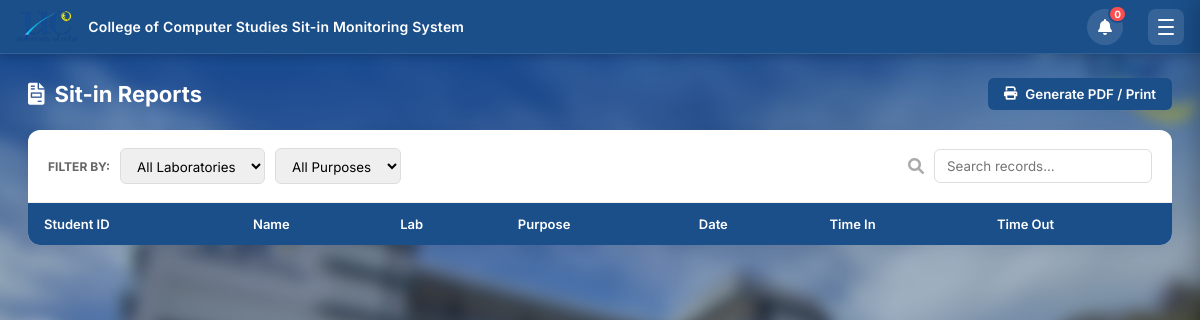
The app's page /reports (signed in), older data.
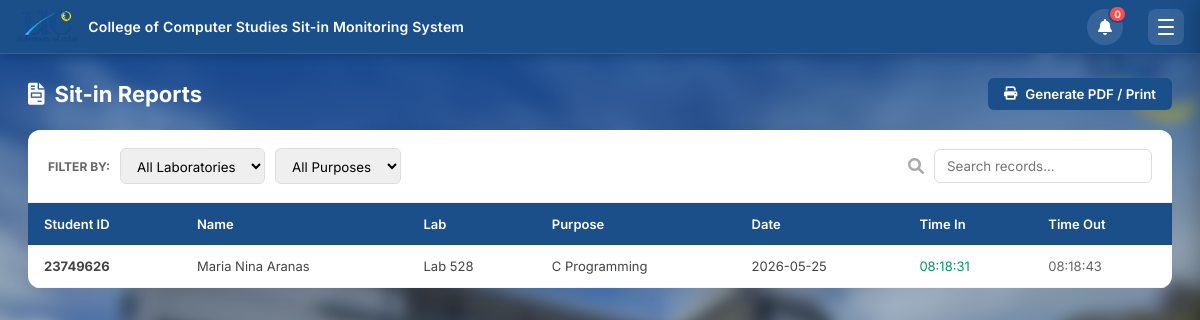
The same page, newer data.
### tables this page shows
CREATE TABLE sitin_records (
            id INTEGER PRIMARY KEY AUTOINCREMENT,
            id_number TEXT NOT NULL,
            purpose TEXT,
            lab TEXT,
            pc_number INTEGER,
            time_in DATETIME DEFAULT CURRENT_TIMESTAMP,
            time_out DATETIME,
            status TEXT DEFAULT 'Active',
            feedback TEXT DEFAULT ''
        );

CREATE TABLE users (
            id INTEGER PRIMARY KEY AUTOINCREMENT,
            id_number TEXT UNIQUE NOT NULL,
            lastname TEXT NOT NULL,
            firstname TEXT NOT NULL,
            middlename TEXT,
            course_level TEXT,
            password TEXT NOT NULL,
            email TEXT,
            course TEXT,
            address TEXT,
            role TEXT DEFAULT 'student',
            remaining_sessions INTEGER DEFAULT 30,
            profile_pic TEXT DEFAULT 'default_profile.png'
        );

### app.py (the view)
@app.route('/reports')
def reports():
    if 'user_id' not in session or session.get('role') != 'admin':
        return redirect(url_for('home'))
    conn = get_db_connection()
    cur  = conn.cursor()
    start_date     = request.args.get('start_date', '')
    end_date       = request.args.get('end_date', '')
    lab_filter     = request.args.get('lab', '')
    purpose_filter = request.args.get('purpose', '')
    if USE_PG:
        query  = "SELECT s.*, u.firstname, u.lastname, u.course FROM sitin_records s JOIN users u ON s.id_number = u.id_number WHERE 1=1"
        date_cast_start = "DATE(s.time_in) >= %s::DATE"
        date_cast_end   = "DATE(s.time_in) <= %s::DATE"
    else:
        query  = "SELECT s.*, u.firstname, u.lastname, u.course FROM sitin_records s JOIN users u ON s.id_number = u.id_number WHERE 1=1"
        date_cast_start = "date(s.time_in) >= date(?)"
        date_cast_end   = "date(s.time_in) <= date(?)"
    params = []
    if start_date:
        query += f" AND {date_cast_start}"; params.append(start_date)
    if end_date:
        query += f" AND {date_cast_end}";   params.append(end_date)
    if lab_filter:
        query += f" AND s.lab = {PH}";      params.append(lab_filter)
    if purpose_filter:
        query += f" AND s.purpose = {PH}";  params.append(purpose_filter)
    query += " ORDER BY s.time_in DESC"
    cur.execute(query, params)
    records = cur.fetchall()
    cur.execute("SELECT DISTINCT lab FROM sitin_records WHERE lab IS NOT NULL"); labs     = cur.fetchall()
    cur.execute("SELECT DISTINCT purpose FROM sitin_records WHERE purpose IS NOT NULL"); purposes = cur.fetchall()
    conn.close()
    return render_template('reports.html', records=records, labs=labs, purposes=purposes,
        start_date=start_date, end_date=end_date, lab_filter=lab_filter, purpose_filter=purpose_filter)

### app.py (called while the page is built)
def get_db_connection():
    if USE_PG:
        conn = psycopg2.connect(DATABASE_URL, cursor_factory=psycopg2.extras.RealDictCursor)
        conn.autocommit = False
        return conn
    else:
        conn = sqlite3.connect(DB_PATH)
        conn.row_factory = sqlite3.Row
        return conn

@app.context_processor
def inject_navbar_title():
    def get_navbar_title():
        return "College of Computer Studies Sit-in Monitoring System"
    return dict(get_navbar_title=get_navbar_title)

### templates/reports.html (shortened to what this page needs)
<!DOCTYPE html>
<html lang="en">
<head>
    <link rel="stylesheet" href="{{ url_for('static', filename='style.css') }}">
    <link rel="stylesheet" href="{{ url_for('static', filename='admin.css') }}">
    <link rel="stylesheet" href="https://cdnjs.cloudflare.com/ajax/libs/font-awesome/6.0.0/css/all.min.css">
</head>
<body class="admin-page">
    <nav class="navbar">
        <div class="nav-left">
            <img src="{{ url_for('static', filename='images/uclogonav.png') }}" alt="UC Logo">
            <span class="nav-brand">{{ get_navbar_title() }}</span>
        </div>
        <div class="nav-right">
            <div class="notif-wrapper" id="notifWrapper">
                <button class="notif-bell-btn" id="notifBellBtn" onclick="toggleNotifDropdown(event)" title="Notifications">
                    <i class="fas fa-bell"></i>
                    <span class="notif-badge" id="notifBadge" style="display:none;">0</span>
                </button>
            </div>
            <button class="hamburger-btn" id="hamburgerBtn" onclick="toggleSidebar()">
                <span></span><span></span><span></span>
            </button>
        </div>
    </nav>
    <div class="page-wrapper">
        <div class="page-header">
            <h1 class="page-title"><i class="fas fa-file-invoice"></i> Sit-in Reports</h1>
            <button class="btn-print" onclick="window.print()"><i class="fas fa-print"></i> Generate PDF / Print</button>
        </div>
        <div class="report-card">
            <div class="report-toolbar">
                <div class="filter-group">
                    <label style="font-size:12px; font-weight:700; color:#666;">FILTER BY:</label>
                    <select id="filterLab" onchange="filterReports()">
                        <option value="">All Laboratories</option>
                    </select>
                    <select id="filterPurpose" onchange="filterReports()">
                        <option value="">All Purposes</option>
                    </select>
                </div>
                <div class="filter-group">
                    <i class="fas fa-search" style="color:#aaa;"></i>
                    <input type="text" id="searchReport" onkeyup="filterReports()" placeholder="Search records...">
                </div>
            </div>
            <div style="overflow-x: auto;">
                <table class="modern-table">
                    <thead>
                        <tr>
                            <th>Student ID</th>
                            <th>Name</th>
                            <th>Lab</th>
                            <th>Purpose</th>
                            <th>Date</th>
                            <th>Time In</th>
                            <th>Time Out</th>
                        </tr>
                    </thead>
                    <tbody>
                        {% for row in records %}
                        <tr class="report-row" data-lab="{{ row['lab'] }}" data-purpose="{{ row['purpose'] }}">
                            <td style="font-weight:700;">{{ row['id_number'] }}</td>
                            <td>{{ row['firstname'] }} {{ row['lastname'] }}</td>
                            <td>{{ row['lab'] }}</td>
                            <td>{{ row['purpose'] }}</td>
                            <td>{{ row['time_in'].split(' ')[0] }}</td>
                            <td style="color:#059669;">{{ row['time_in'].split(' ')[1] }}</td>
                            <td style="color:#666;">{{ row['time_out'].split(' ')[1] if row['time_out'] else '—' }}</td>
                        </tr>
                        {% endfor %}
                    </tbody>
                </table>
            </div>
        </div>
    </div>
</body>
</html>

Row changes from the older to the newer data that the page shows:
added sitin_records: id_number "23749626", firstname "Maria Nina", lastname "Aranas", lab "Lab 528", purpose "C Programming", time_in "2026-05-25", time_in "08:18:31", time_out "08:18:43"
